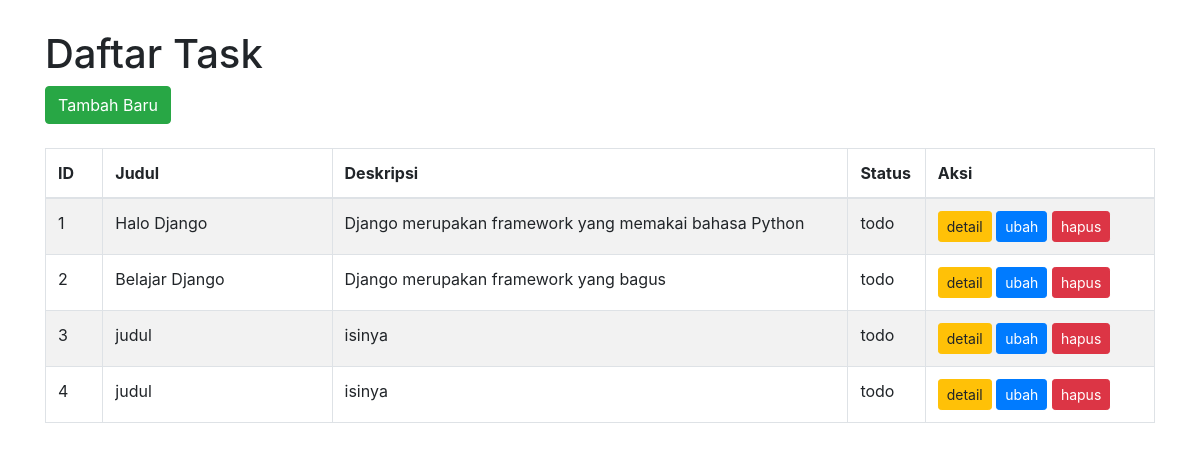
/todo/, run on the app's committed database.
### todo/models.py (models this page shows)
class Task(models.Model):
    class TaskStatus(models.TextChoices):
        TODO = 'todo', _('Todo')
        IN_PROGRESS = 'in_progress', _('In Progress')
        CLOSED = 'closed', _('Closed')
    title = models.CharField(max_length=100)
    description = models.TextField()
    status = models.CharField(
            max_length=20,
            choices=TaskStatus.choices,
            default=TaskStatus.TODO
            )
    created_at = models.DateTimeField(auto_now_add=True)
    updated_at = models.DateTimeField(auto_now=True)
    class Meta:
        db_table = 'tasks'

### todo/views.py (the view)
# urls.py: path('', index_view, name='index'),
def index_view(request):
    tasks = Task.objects.all()
    context = {
            'tasks': tasks
            }
    return render(request, 'todo/index.html', context)

### todo/templates/todo/index.html (shortened to what this page needs)
<!doctype html>
<html lang="en">
  <head>
    <link rel="stylesheet" href="https://maxcdn.bootstrapcdn.com/bootstrap/4.0.0/css/bootstrap.min.css">
  </head>
  <body>
    <div class="container">
      <h1>Daftar Task</h1>
<div>
	<a href="{% url 'todo:create'  %}" class="btn btn-success">Tambah Baru</a>
</div>
      <br>
      <table class="table table-bordered table-striped">
          <thead>
              <tr>
                  <th width="5%">ID</th>
                  <th width="20%">Judul</th>
                  <th width="45%">Deskripsi</th>
                  <th width="5%">Status</th>
                  <th width="20%">Aksi</th>
              </tr>
          </thead>
          <tbody>
            {% if tasks %}
              {% for task in tasks %}
              <tr>
                  <td>{{ task.id }}</td>
                  <td>{{ task.title }}</td>
                  <td>{{ task.description }}</td>
                  <td>{{ task.status }}</td>
                  <td>
                    <a href="{% url 'todo:detail' task.id %}" class="btn btn-warning btn-sm">detail</a>
                      <a href="{% url 'todo:update' task.id %}" class="btn btn-primary btn-sm">ubah</a>
                      <a href="{% url 'todo:delete' task.id %}" class="btn btn-danger btn-sm" onclick="return confirm('Apakah yakin akan menghapus task ini?')">hapus</a>
                  </td>
              </tr>
              {% endfor %}
            {% else %}
              <tr>
                <td colspan="5">Data tidak ditemukan.</td>
              </tr>
            {% endif %}
          </tbody>
      </table>
  </div>
  </body>
</html>

### todo/templates/todo/index.html (style rules this page uses)
body { margin-top: 30px; }

### data on the page
Task: id "1", title "Halo Django", description "Django merupakan framework yang memakai bahasa Python", status "todo"
Task: id "2", title "Belajar Django", description "Django merupakan framework yang bagus", status "todo"
Task: id "3", title "judul", description "isinya", status "todo"
Task: id "4", title "judul", description "isinya", status "todo"
